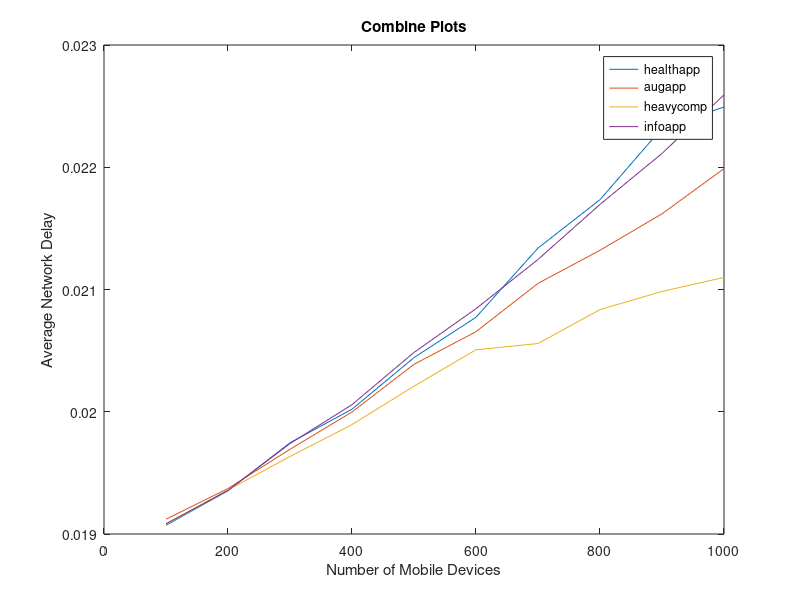

Here is the MATLAB script that generated this plot:
health_app=csvread('HEALTH_APP.csv');
aug_app=csvread('AUGMENTED_REALITY.csv');
heavy_comp=csvread('HEAVY_COMP_APP.csv');
info_app =csvread('INFOTAINMENT_APP.csv');

col5 = info_app(:,1);
col3 = aug_app(:,1);
col1 = health_app(:,1);
col4 = heavy_comp(:,1);
col2 = [100,200,300,400,500,600,700,800,900,1000];

plot(col2,col1)
title('Combine Plots')
ylabel('Average Network Delay')
xlabel('Number of Mobile Devices')

x='Average_Network_Delay';

hold on 

plot(col2,col3)
plot(col2,col4)
plot(col2,col5)

hold off
legend('healthapp','augapp','heavycomp','infoapp')

filename = strcat(' ',x);
saveas(gcf, filename, 'pdf');